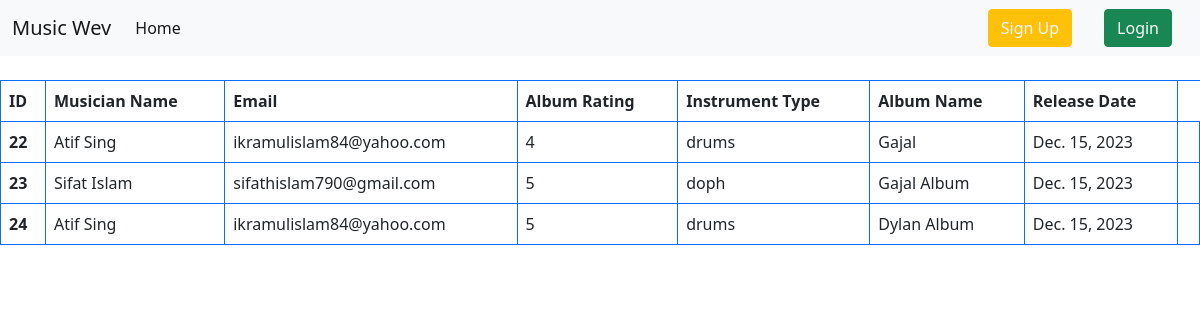
The page / on the database its author committed.
### album/models.py (models this page shows, shortened)
class album_model(models.Model):
    album_Name = models.CharField(max_length=100)
    musician = models.ForeignKey(musician_model, on_delete=models.CASCADE)
    album_release_data = models.DateField(auto_now_add=True)
    RATING_CHOICES = [
        ('1', '1 Star'),
        ('2', '2 Stars'),
        ('3', '3 Stars'),
        ('4', '4 Stars'),
        ('5', '5 Stars'),
    ]
    Rating = models.CharField(max_length=1,choices=RATING_CHOICES,default='1',)

### musician/models.py (models this page shows, shortened)
class musician_model(models.Model):
    first_Name = models.CharField(max_length=50)
    last_Name = models.CharField(max_length=50)
    email = models.EmailField(max_length=254)
    phone_number = models.CharField(max_length=12)
    instrument_type = models.CharField(max_length=100)

### musiciansdirectory/views.py (the view)
# urls.py: path('', views.HomeClassView.as_view(), name = 'homepage'),
class HomeClassView(generic.ListView):
    model = album_model
    template_name = 'home.html'
    context_object_name = 'data'

### templates/home.html (shortened to what this page needs)
{% extends 'base.html' %}
{% block content %}
  <table class="table table-bordered border-primary mt-4">
        <thead>
        <tr>
            <th scope="col">ID</th>
            <th scope="col">Musician Name</th>
            <th scope="col">Email</th>
            <th scope="col">Album Rating</th>
            <th scope="col">Instrument Type</th>
            <th scope="col">Album Name</th>
            <th scope="col">Release Date</th>
        </tr>
        </thead>
        <tbody>
            {% for val in data %}
            <tr>
            <th scope="row">{{val.id}}</th>
            {% if request.user.is_authenticated %}
            <td><a href="{% url 'edit_post_musicain' val.musician.id %}" class="text-decoration-none text-primary">{{val.musician.first_Name}} {{val.musician.last_Name}}</a></td>
            {%else%}
            <td>{{val.musician.first_Name}} {{val.musician.last_Name}}</td>
            {%endif%}
            <td>{{val.musician.email}}</td>
            <td>{{val.Rating}}</td>
            <td>{{val.musician.instrument_type}}</td>
            <td>{{val.album_Name}}</td>
            <td>{{val.album_release_data}}</td>
            <td>
            </td>
            </tr>
        {% endfor %}
        </tbody>
  </table>
{% endblock content %}

### templates/base.html (shortened to what this page needs)
<!doctype html>
<html lang="en">
  <head>
    <link href="https://cdn.jsdelivr.net/npm/bootstrap@5.0.2/dist/css/bootstrap.min.css" rel="stylesheet">
  </head>
  <body>
    <nav class="navbar navbar-expand-lg navbar-light bg-light">
        <div class="container-fluid">
          <a class="navbar-brand" href="{% url 'homepage' %}">Music Wev</a>
          <div class="collapse navbar-collapse" id="navbarSupportedContent">
            <ul class="navbar-nav me-auto mb-2 mb-lg-0">
              <li class="nav-item">
                <a class="nav-link active" aria-current="page" href="{% url 'homepage' %}">Home</a>
              </li>
            </ul>
            {% if request.user.is_authenticated %}
              <form class="d-flex">
                <a class ="btn btn-success text-light mx-3" href="{% url 'logout' %}">Logout</a>
              </form>
            {%else%}
              <form class="d-flex">
                <a class ="btn btn-warning text-light mx-3" href="{% url 'register' %}">Sign Up</a>
                <a class ="btn btn-success text-light mx-3" href="{% url 'login' %}">Login</a>
              </form>
            {% endif %}
          </div>
        </div>
      </nav>
  {% block content %}{% endblock content %}
  </body>
</html>

### rows shown on the page
album_model: id "22", musician.first_Name "Atif", musician.last_Name "Sing", musician.email "ikramulislam84@yahoo.com", Rating "4", musician.instrument_type "drums", album_Name "Gajal", album_release_data "Dec. 15, 2023"
album_model: id "23", musician.first_Name "Sifat", musician.last_Name "Islam", musician.email "sifathislam790@gmail.com", Rating "5", musician.instrument_type "doph", album_Name "Gajal Album", album_release_data "Dec. 15, 2023"
album_model: id "24", musician.first_Name "Atif", musician.last_Name "Sing", musician.email "ikramulislam84@yahoo.com", Rating "5", musician.instrument_type "drums", album_Name "Dylan Album", album_release_data "Dec. 15, 2023"
